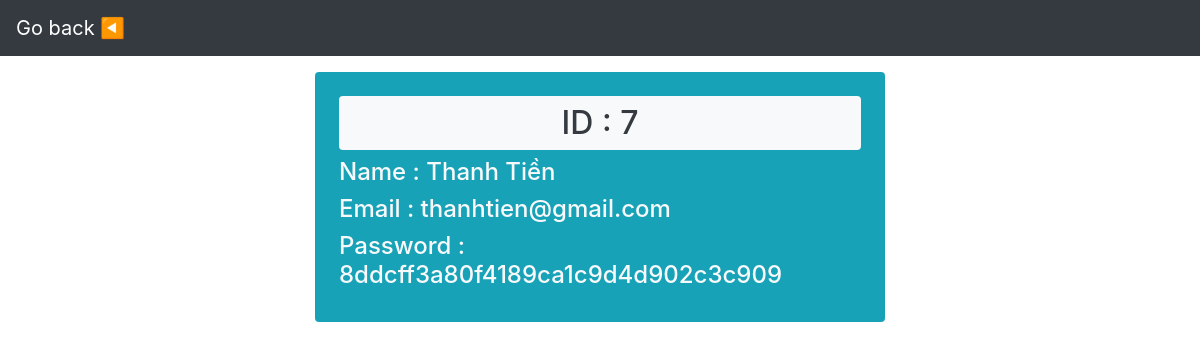
Page /admin/details.php?details=7 on the committed database.
### tables this page shows
CREATE TABLE `users` (
  `id` int(11) NOT NULL,
  `username` varchar(255) NOT NULL,
  `email` varchar(255) NOT NULL,
  `password` varchar(255) NOT NULL
);

### admin/action.php (called while the page is built, shortened)
<?php
	include 'config.php';
	mysqli_set_charset($conn,'utf8mb4');
	if(isset($_GET['details'])){
		$id=$_GET['details'];
		$query="SELECT * FROM users WHERE id=?";
		$stmt=$conn->prepare($query);
		$stmt->bind_param("i",$id);
		$stmt->execute();
		$result=$stmt->get_result();
		$row=$result->fetch_assoc();
		$vid=$row['id'];
		$vname=$row['username'];
		$vemail=$row['email'];
		$vpassword=$row['password'];
	}
?>

### admin/details.php (the view, shortened to what this page needs)
<?php
  include 'action.php';
?>
<!DOCTYPE html>
<html lang="en">
<head>
  <link rel="stylesheet" href="https://maxcdn.bootstrapcdn.com/bootstrap/4.1.3/css/bootstrap.min.css">
</head>
<body>
  <nav class="navbar navbar-expand-md bg-dark navbar-dark">
    <a class="navbar-brand" href="javascript:window.history.back(-1);">Go back ◀️</a>
  </nav>
  <div class="container">
    <div class="row justify-content-center">
      <div class="col-md-6 mt-3 bg-info p-4 rounded">
        <h2 class="bg-light p-2 rounded text-center text-dark">ID : <?= $vid; ?></h2>
        <h4 class="text-light">Name : <?= $vname; ?></h4>
        <h4 class="text-light">Email : <?= $vemail; ?></h4>
        <h4 class="text-light">Password : <?= $vpassword; ?></h4>
      </div>
    </div>
  </div>
</body>
</html>

### rows in the picture
users: id "7", username "Thanh Tiền", email "thanhtien@gmail.com", password "8ddcff3a80f4189ca1c9d4d902c3c909"
